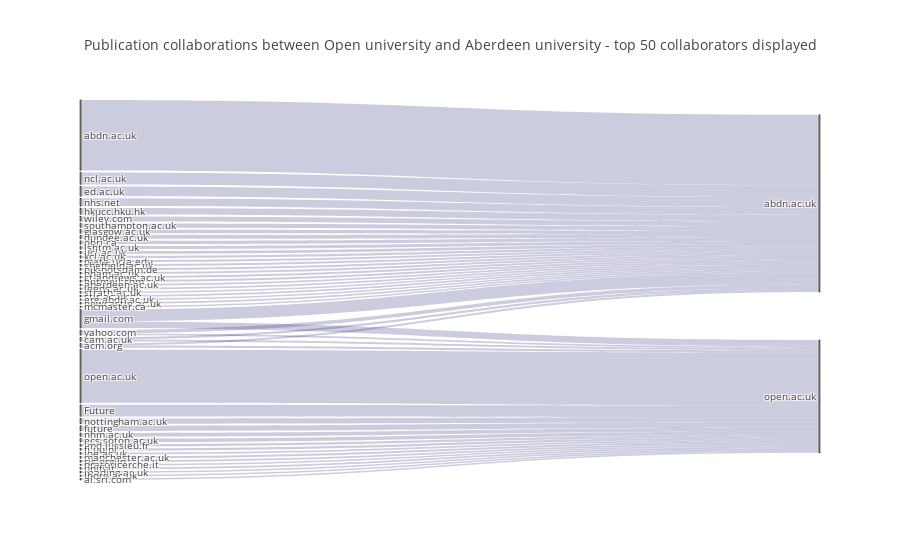

The code cell stored with this chart in its notebook:
### Code cell
data_trace = dict(
    type='sankey',
    width = 1248,
    height = 1000,
    domain = dict(
      x =  [0,1],
      y =  [0,1]
    ),
    orientation = "h",
    valueformat = ".0f",
    node = dict(
      pad = 2,
      thickness = 1,
      line = dict(
        color = "black",
        width = 0.5
      ),
      label =  sankey_labels,
      color =  sankey_node_colors
    ),
    link = dict(
      source =  s_source,
      target =  s_target,
      value =  s_values,
      color =  sankey_link_colors,
      label =  s_labels
  ))

layout =  dict(
    title = "Publication collaborations between Open university and Aberdeen university - top 50 collaborators displayed",
    font = dict(
      size = 10
    ),autosize=True
)

fig = dict(data=[data_trace], layout=layout)


plotly.offline.iplot(fig, validate=False)

### Figure 1 — Plotly figure (JSON) as saved in the notebook; plotly's stock layout.template omitted (floating-point values rounded to 4 significant figures)
{"data": [{"domain": {"x": [0, 1], "y": [0, 1]}, "height": 1000, "link": {"color": ["rgba(0,0,96,0.2)", "rgba(0,0,96,0.2)", "rgba(0,0,96,0.2)", "rgba(0,0,96,0.2)", "rgba(0,0,96,0.2)", "rgba(0,0,96,0.2)", "rgba(0,0,96,0.2)", "rgba(0,0,96,0.2)", "rgba(0,0,96,0.2)", "rgba(0,0,96,0.2)", "rgba(0,0,96,0.2)", "rgba(0,0,96,0.2)", "rgba(0,0,96,0.2)", "rgba(0,0,96,0.2)", "rgba(0,0,96,0.2)", "rgba(0,0,96,0.2)", "rgba(0,0,96,0.2)", "rgba(0,0,96,0.2)", "rgba(0,0,96,0.2)", "rgba(0,0,96,0.2)", "rgba(0,0,96,0.2)", "rgba(0,0,96,0.2)", "rgba(0,0,96,0.2)", "rgba(0,0,96,0.2)", "rgba(0,0,96,0.2)", "rgba(0,0,96,0.2)", "rgba(0,0,96,0.2)", "rgba(0,0,96,0.2)", "rgba(0,0,96,0.2)", "rgba(0,0,96,0.2)", "rgba(0,0,96,0.2)", "rgba(0,0,96,0.2)", "rgba(0,0,96,0.2)", "rgba(0,0,96,0.2)", "rgba(0,0,96,0.2)", "rgba(0,0,96,0.2)", "rgba(0,0,96,0.2)", "rgba(0,0,96,0.2)", "rgba(0,0,96,0.2)", "rgba(0,0,96,0.2)", "rgba(0,0,96,0.2)", "rgba(0,0,96,0.2)", "rgba(0,0,96,0.2)", "rgba(0,0,96,0.2)", "rgba(0,0,96,0.2)", "rgba(0,0,96,0.2)", "rgba(0,0,96,0.2)", "rgba(0,0,96,0.2)", "rgba(0,0,96,0.2)", "rgba(0,0,96,0.2)"], "label": ["1184 collaborators from abdn.ac.uk to abdn.ac.uk", "891 collaborators from open.ac.uk to open.ac.uk", "67 collaborators from ncl.ac.uk to abdn.ac.uk", "66 collaborators from gmail.com to abdn.ac.uk", "65 collaborators from Future to open.ac.uk", "55 collaborators from ed.ac.uk to abdn.ac.uk", "44 collaborators from nhs.net to abdn.ac.uk", "37 collaborators from gmail.com to open.ac.uk", "35 collaborators from hkucc.hku.hk to abdn.ac.uk", "30 collaborators from nottingham.ac.uk to open.ac.uk", "29 collaborators from future to open.ac.uk", "28 collaborators from wiley.com to abdn.ac.uk", "24 collaborators from southampton.ac.uk to abdn.ac.uk", "21 collaborators from nhm.ac.uk to open.ac.uk", "20 collaborators from glasgow.ac.uk to abdn.ac.uk", "20 collaborators from dundee.ac.uk to abdn.ac.uk", "19 collaborators from ohri.ca to abdn.ac.uk", "19 collaborators from ecs.soton.ac.uk to open.ac.uk", "19 collaborators from yahoo.com to abdn.ac.uk", "17 collaborators from lshtm.ac.uk to abdn.ac.uk", "14 collaborators from ucl.ac.uk to abdn.ac.uk", "13 collaborators from cam.ac.uk to abdn.ac.uk", "13 collaborators from lmd.jussieu.fr to open.ac.uk", "13 collaborators from kcl.ac.uk to abdn.ac.uk", "12 collaborators from math.ucla.edu to abdn.ac.uk", "12 collaborators from acm.org to open.ac.uk", "12 collaborators from fi.uu.nl to open.ac.uk", "11 collaborators from sheffield.ac.uk to abdn.ac.uk", "11 collaborators from pik-potsdam.de to abdn.ac.uk", "11 collaborators from bham.ac.uk to abdn.ac.uk", "11 collaborators from st-andrews.ac.uk to abdn.ac.uk", "11 collaborators from ioe.ac.uk to open.ac.uk", "11 collaborators from acm.org to abdn.ac.uk", "11 collaborators from hotmail.com to abdn.ac.uk", "11 collaborators from cam.ac.uk to open.ac.uk", "10 collaborators from aberdeen.ac.uk to abdn.ac.uk", "10 collaborators from leeds.ac.uk to abdn.ac.uk", "10 collaborators from yahoo.com to open.ac.uk", "10 collaborators from manchester.ac.uk to open.ac.uk", "10 collaborators from ris.org.in to open.ac.uk", "9 collaborators from strath.ac.uk to abdn.ac.uk", "9 collaborators from stir.ac.uk to abdn.ac.uk", "9 collaborators from pratoricerche.it to open.ac.uk", "9 collaborators from erg.abdn.ac.uk to abdn.ac.uk", "9 collaborators from unifi.it to open.ac.uk", "9 collaborators from reading.ac.uk to open.ac.uk", "9 collaborators from newcastle.ac.uk to abdn.ac.uk", "9 collaborators from lboro.ac.uk to open.ac.uk", "9 collaborators from mcmaster.ca to abdn.ac.uk", "8 collaborators from ai.sri.com to open.ac.uk"], "source": [0, 1, 2, 3, 4, 5, 6, 3, 8, 9, 10, 11, 12, 13, 14, 15, 16, 17, 18, 19, 20, 21, 22, 23, 24, 25, 26, 27, 28, 29, 30, 31, 25, 33, 21, 35, 36, 18, 38, 39, 40, 41, 42, 43, 44, 45, 46, 47, 48, 49], "target": [50, 51, 50, 50, 51, 50, 50, 51, 50, 51, 51, 50, 50, 51, 50, 50, 50, 51, 50, 50, 50, 50, 51, 50, 50, 51, 51, 50, 50, 50, 50, 51, 50, 50, 51, 50, 50, 51, 51, 51, 50, 50, 51, 50, 51, 51, 50, 51, 50, 51], "value": [394, 297, 67, 66, 65, 55, 44, 37, 35, 30, 29, 28, 24, 21, 20, 20, 19, 19, 19, 17, 14, 13, 13, 13, 12, 12, 12, 11, 11, 11, 11, 11, 11, 11, 11, 10, 10, 10, 10, 10, 9, 9, 9, 9, 9, 9, 9, 9, 9, 8]}, "node": {"color": ["rgba(96,96,0,0.5)", "rgba(96,96,0,0.5)", "rgba(96,96,0,0.5)", "rgba(96,96,0,0.5)", "rgba(96,96,0,0.5)", "rgba(96,96,0,0.5)", "rgba(96,96,0,0.5)", "rgba(96,96,0,0.5)", "rgba(96,96,0,0.5)", "rgba(96,96,0,0.5)", "rgba(96,96,0,0.5)", "rgba(96,96,0,0.5)", "rgba(96,96,0,0.5)", "rgba(96,96,0,0.5)", "rgba(96,96,0,0.5)", "rgba(96,96,0,0.5)", "rgba(96,96,0,0.5)", "rgba(96,96,0,0.5)", "rgba(96,96,0,0.5)", "rgba(96,96,0,0.5)", "rgba(96,96,0,0.5)", "rgba(96,96,0,0.5)", "rgba(96,96,0,0.5)", "rgba(96,96,0,0.5)", "rgba(96,96,0,0.5)", "rgba(96,96,0,0.5)", "rgba(96,96,0,0.5)", "rgba(96,96,0,0.5)", "rgba(96,96,0,0.5)", "rgba(96,96,0,0.5)", "rgba(96,96,0,0.5)", "rgba(96,96,0,0.5)", "rgba(96,96,0,0.5)", "rgba(96,96,0,0.5)", "rgba(96,96,0,0.5)", "rgba(96,96,0,0.5)", "rgba(96,96,0,0.5)", "rgba(96,96,0,0.5)", "rgba(96,96,0,0.5)", "rgba(96,96,0,0.5)", "rgba(96,96,0,0.5)", "rgba(96,96,0,0.5)", "rgba(96,96,0,0.5)", "rgba(96,96,0,0.5)", "rgba(96,96,0,0.5)", "rgba(96,96,0,0.5)", "rgba(96,96,0,0.5)", "rgba(96,96,0,0.5)", "rgba(96,96,0,0.5)", "rgba(96,96,0,0.5)", "rgba(96,96,0,0.5)", "rgba(96,96,0,0.5)", "rgba(96,96,0,0.5)", "rgba(96,96,0,0.5)"], "label": ["abdn.ac.uk", "open.ac.uk", "ncl.ac.uk", "gmail.com", "Future", "ed.ac.uk", "nhs.net", "gmail.com", "hkucc.hku.hk", "nottingham.ac.uk", "future", "wiley.com", "southampton.ac.uk", "nhm.ac.uk", "glasgow.ac.uk", "dundee.ac.uk", "ohri.ca", "ecs.soton.ac.uk", "yahoo.com", "lshtm.ac.uk", "ucl.ac.uk", "cam.ac.uk", "lmd.jussieu.fr", "kcl.ac.uk", "math.ucla.edu", "acm.org", "fi.uu.nl", "sheffield.ac.uk", "pik-potsdam.de", "bham.ac.uk", "st-andrews.ac.uk", "ioe.ac.uk", "acm.org", "hotmail.com", "cam.ac.uk", "aberdeen.ac.uk", "leeds.ac.uk", "yahoo.com", "manchester.ac.uk", "ris.org.in", "strath.ac.uk", "stir.ac.uk", "pratoricerche.it", "erg.abdn.ac.uk", "unifi.it", "reading.ac.uk", "newcastle.ac.uk", "lboro.ac.uk", "mcmaster.ca", "ai.sri.com", "abdn.ac.uk", "open.ac.uk", "abdn.ac.uk", "open.ac.uk"], "line": {"color": "black", "width": 0.5}, "pad": 2, "thickness": 1}, "orientation": "h", "type": "sankey", "valueformat": ".0f", "width": 1248}], "layout": {"autosize": true, "font": {"size": 10}, "title": "Publication collaborations between Open university and Aberdeen university - top 50 collaborators displayed"}}
